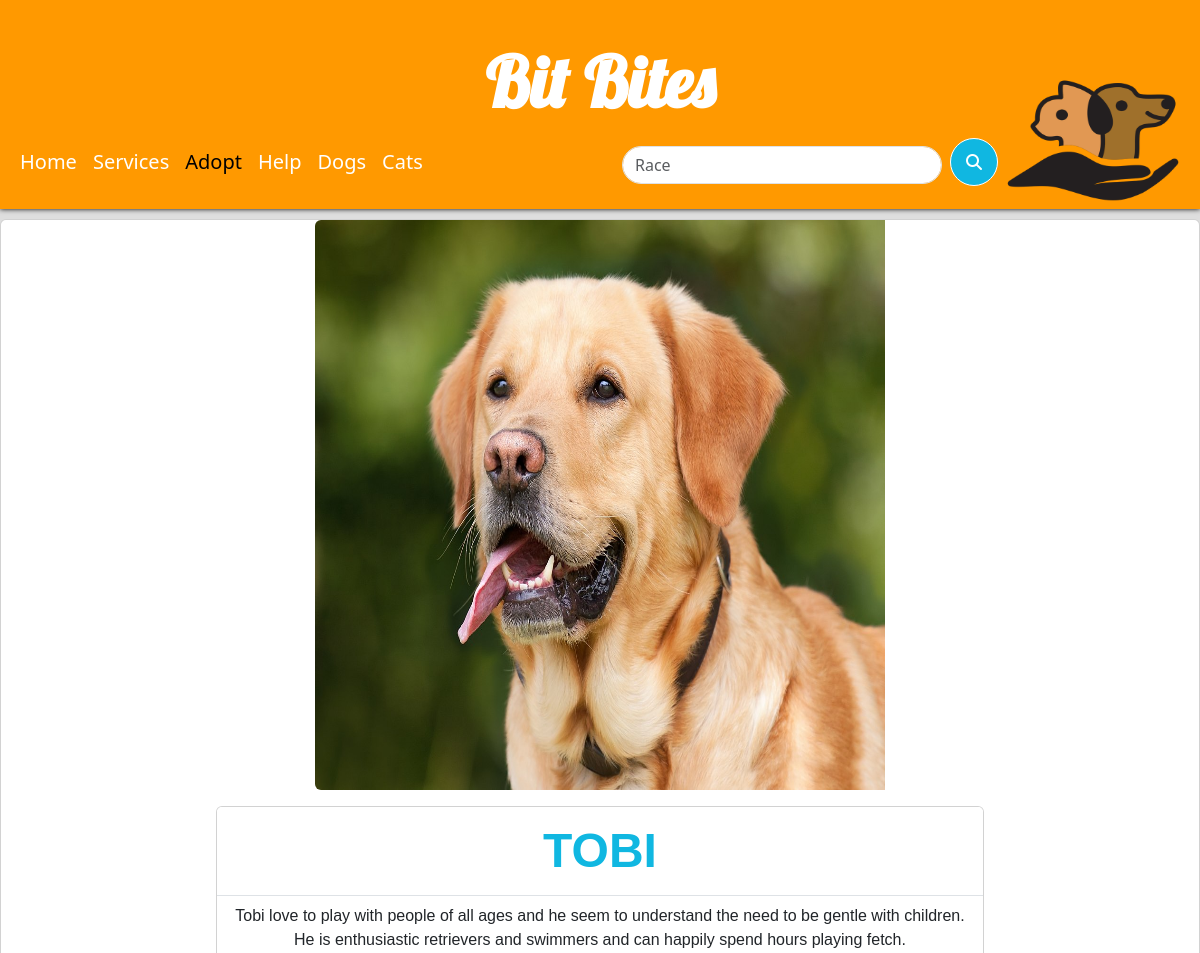
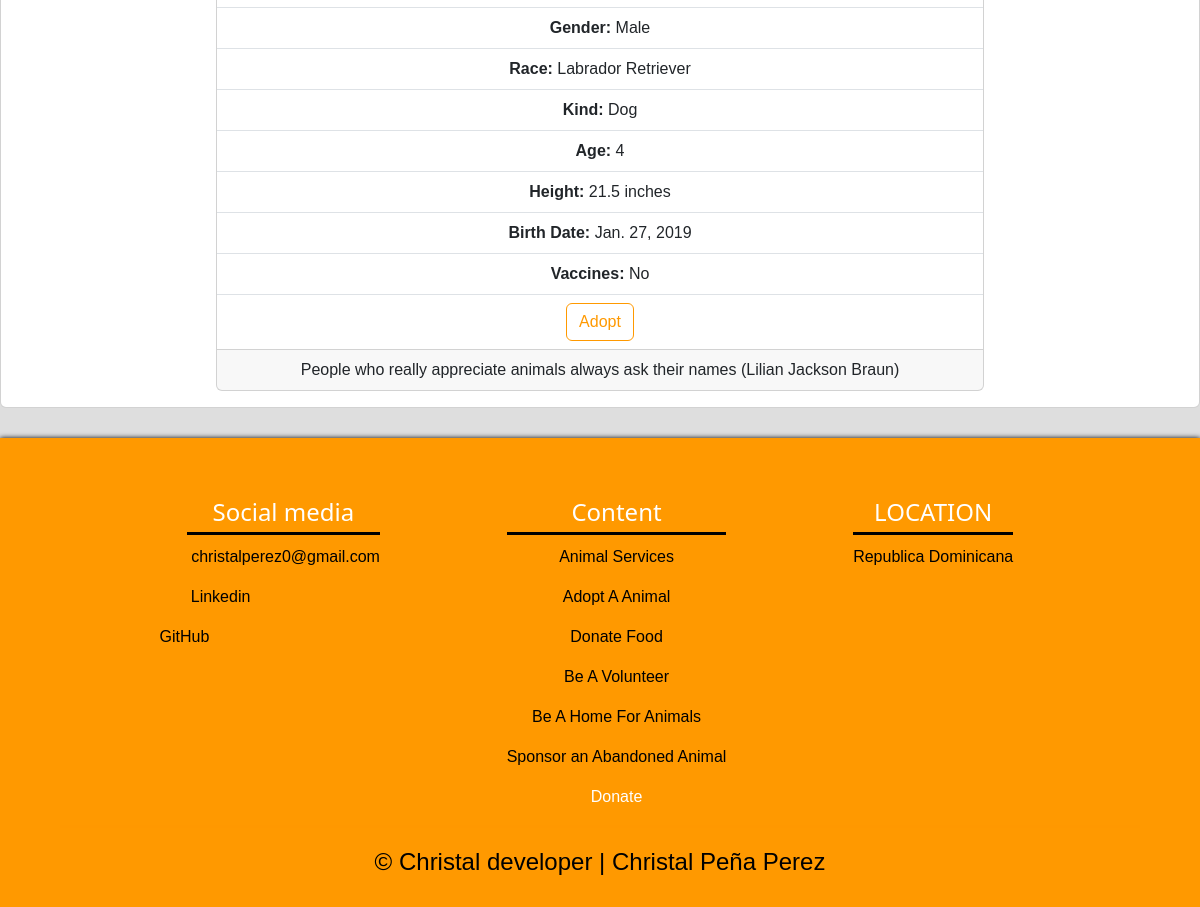
Screenshot of /AdoptAPet/Information/7 with the database file from the repository (2 pictures, top to bottom).
### Adopt/models.py (models this page shows, shortened)
class Animal(models.Model):
    name = models.CharField(max_length=30)
    gender = models.CharField(max_length=10)
    height = models.FloatField(blank=True)
    vaccines = models.BooleanField(blank=True)
    photo = models.ImageField(upload_to='AdopImages')
    description = models.CharField(max_length=1000)
    age = models.IntegerField()
    birth_date = models.DateField(verbose_name='date of birth')
    race = models.ForeignKey(Race,on_delete=models.CASCADE)
    kind = models.ForeignKey(KindOfPet,on_delete=models.CASCADE)
    created = models.DateTimeField(auto_now_add=True)
    updated = models.DateTimeField(auto_now_add=True)
    class Meta:
        verbose_name = 'Animal'
        verbose_name_plural = 'Animals'

class Race(models.Model):
    race = models.CharField(max_length=50)
    created = models.DateTimeField(auto_now_add=True)
    updated = models.DateTimeField(auto_now_add=True)
    class Meta:
        verbose_name = 'Race'
        verbose_name_plural = 'Races'
    def __str__(self):
        return self.race

class KindOfPet(models.Model):
    kind = models.CharField(max_length=50, verbose_name='Kind of Pet')
    created = models.DateTimeField(auto_now_add=True)
    updated = models.DateTimeField(auto_now_add=True)
    class Meta:
        verbose_name = 'KindOfPet'
        verbose_name_plural = 'KindOfPets'
    def __str__(self):
        return self.kind

### Adopt/views.py (the view)
# urls.py: path('Information/<int:id>',views.informationPage, name= 'infpage'),
def informationPage(request, id):
    data = Animal.objects.get(id = id)
    if data.vaccines == True:
        vaccines = 'Yes'
    else:
        vaccines = 'No'
    return render(request,'AdoptPet/informationPage.html',{'data':data,'vaccines':vaccines})

### Adopt/templates/AdoptPet/informationPage.html (shortened to what this page needs)
{% extends 'PetsWebPage/main.html' %}
    {% block content %}
    <section>
      <div >
        <div class="card mb-3" style="width: fit-content; margin: auto; ">
          <div class="row g-0">
            <div class="col-md-4" style=" width: fit-content;margin: auto;">
              <img style="width: 570px;height: 570px" src="{{data.photo.url}}" class="img-fluid rounded-start" alt="...">
            </div>
            <div class="col-md-8" style="width:fit-content;margin: auto;">
              <div class="card-body cont" style=" height: auto;">
                <div class="card" style="width: auto; text-align: center;">
                  <ul class="list-group list-group-flush">
                    <li class="list-group-item" style="text-transform: uppercase;color: #10b7e1; "><strong style="font-size: 3rem;">{{data.name}}</strong></li>
                    <li class="list-group-item" >{{data.description}}</li>
                    <li class="list-group-item"><strong>Gender:</strong> {{data.gender}}</li>
                    <li class="list-group-item"><strong>Race: </strong>{{data.race}}</li>
                    <li class="list-group-item"><strong>Kind: </strong>{{data.kind}}</li>
                    <li class="list-group-item"><strong>Age: </strong>{{data.age}}</li>
                    <li class="list-group-item"><strong>Height: </strong>{{data.height}} inches</li>
                    <li class="list-group-item"><strong>Birth Date: </strong>{{data.birth_date}}</li>
                    <li class="list-group-item"><strong>Vaccines: </strong>{{vaccines}}</li>
                    <li class="list-group-item"><a href="{% url 'adoptform' data.id %}" class="card-link"><button type="button" class="btn btn-outline-danger">Adopt</button></a>
                    </li>
                  </ul>
                  <div class="card-footer">
                    People who really appreciate animals always ask their names (Lilian Jackson Braun)                  </div>
                </div>
              </div>
            </div>
          </div>
        </div>
      </div>
    </section>
    {% endblock %}

### PetsWebPage/static/PetsPage/css/main.css (style rules this page uses)
body { background-image: url('https://img.freepik.com/vector-premium/patron-fisuras-cabeza-perro-lindo-sobre-fondo-blanco_426735-106.jpg?w=2000'); background-size: cover; background-size: 900px; backdrop-filter:brightness(0.87); }
.card { font-family: 'Aclonica', sans-serif; }
.btn { color:rgb(255,153,0) ; border-color: rgb(255,153,0); }
.cont { width: 50rem; }

### rows the page displays
Animal: photo (picture), name "TOBI", description "Tobi love to play with people of all ages and he seem to understand the need to be gentle with children. He is enthusiastic retrievers and swimmers and can happily spend hours playing fetch.", gender "Male", race "Labrador Retriever", kind "Dog", age "4", height "21.5", birth_date "Jan. 27, 2019"

### other values shown
{{ vaccines }} "No"
